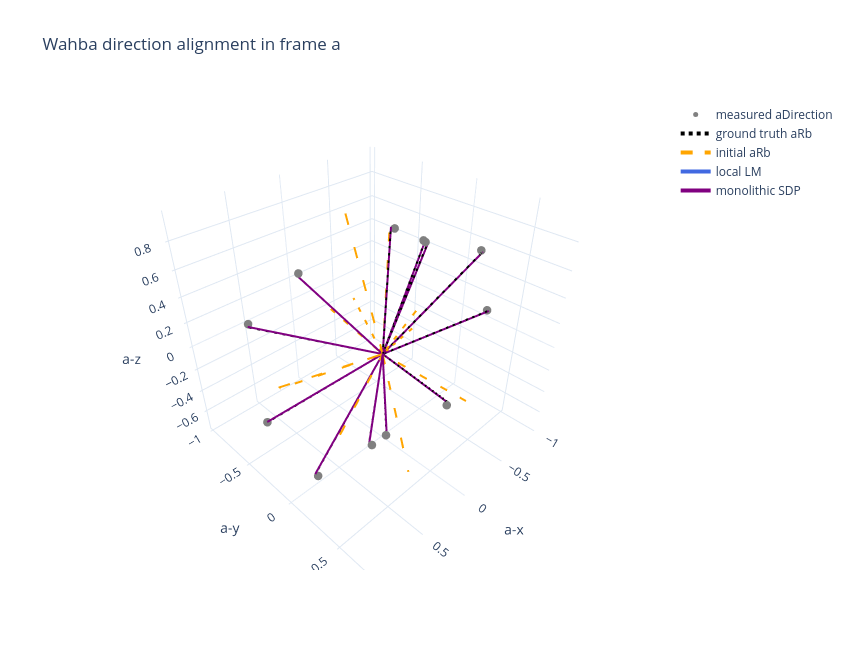

The cell this chart's notebook holds for it:
### Markdown cell above
## Compare objectives, errors, and aligned directions

A certificate is easiest to read as a lower-bound/upper-bound comparison. Each SDP objective is a lower bound because it minimizes over a relaxed feasible set. Evaluating a recovered `Rot3` in the original graph gives an upper bound because that rotation is feasible for the nonconvex problem. When the lifted block is rank one, the relaxation is tight, the lower and upper bounds agree up to numerical tolerance, and we can recover the globally optimal solution from the SDP relaxation. If the local solver returns an objective that agrees with the SDP objective, the local optimizer has reached the certified global solution for this model.

The 3D Plotly figure provides a geometric view. Gray markers are the noisy directions measured in frame $a$. Each line starts at the origin and ends at the prediction $R^a_b d^b$. The initial predictions are visibly displaced; the local and monolithic SDP predictions should overlap closely near the measurements and the generating directions.

Remember what is certified: the supplied three-dimensional chordal residuals and Gaussian weights. A factor built with `Unit3::errorVector`, or another spherical noise model, would define a different nonlinear objective and would not inherit this certificate.

### Code cell
summaries = {
    "initial": {
        "objective": initial_error,
        "feasible_error": initial_error,
        "rotation_error": initial_rotation_error,
    },
    "local LM": {
        "objective": local_error,
        "feasible_error": local_error,
        "rotation_error": local_rotation_error,
    },
    **sdp_results,
}
for name, summary in summaries.items():
    print(
        f"{name:15s}: objective={summary['objective']:.9f}, "
        f"feasible={summary['feasible_error']:.9f}, "
        f"rotation error={summary['rotation_error']:.3f} deg"
    )

if mosek_available:
    for name, summary in sdp_results.items():
        assert abs(summary["feasible_error"] - local_error) < 1e-5
        assert abs(summary["objective"] - local_error) < 1e-5

def predicted_aDirections(aRb):
    return np.vstack([
        aRb.rotate(bDirection).unitVector()
        for bDirection in bDirections
    ])

def direction_segments(directions):
    coordinates = [[], [], []]
    for direction in directions:
        for axis in range(3):
            coordinates[axis].extend([0.0, direction[axis], None])
    return coordinates

fig = go.Figure()
measured = np.vstack([
    direction.unitVector() for direction in measured_aDirections
])
fig.add_scatter3d(
    x=measured[:, 0], y=measured[:, 1], z=measured[:, 2],
    mode="markers", marker={"color": "gray", "size": 5},
    name="measured aDirection",
)
estimates = {
    "ground truth aRb": ground_truth_aRb,
    "initial aRb": initial_aRb,
    "local LM": local_aRb,
    **{name: result["aRb"] for name, result in sdp_results.items()},
}
styles = {
    "ground truth aRb": {"color": "black", "dash": "dot"},
    "initial aRb": {"color": "orange", "dash": "dash"},
    "local LM": {"color": "royalblue"},
    "monolithic SDP": {"color": "purple"},
}
for name, estimate_aRb in estimates.items():
    x, y, z = direction_segments(predicted_aDirections(estimate_aRb))
    fig.add_scatter3d(
        x=x, y=y, z=z, mode="lines",
        line={**styles[name], "width": 4}, name=name,
    )
fig.update_layout(
    title="Wahba direction alignment in frame a",
    template="plotly_white", width=850, height=650,
    scene={
        "xaxis_title": "a-x",
        "yaxis_title": "a-y",
        "zaxis_title": "a-z",
        "aspectmode": "cube",
    },
)
fig.show()

### Figure 1 — Plotly figure (JSON) as saved in the notebook; plotly's stock layout.template omitted (floating-point values rounded to 4 significant figures)
{"data": [{"marker": {"color": "gray", "size": 5}, "mode": "markers", "name": "measured aDirection", "type": "scatter3d", "x": [0.7242, 0.7707, 0.9089, -0.8093, -0.5858, -0.6615, 0.7334, -0.9619, -0.05018, 0.001045, 0.7922, -0.6584], "y": [-0.6418, 0.05824, -0.2978, -0.2874, 0.3628, 0.1689, 0.665, 0.2589, -0.9695, 0.3272, 0.607, -0.4611], "z": [0.2522, -0.6345, -0.2919, 0.5123, 0.7248, -0.7306, 0.1415, 0.08758, 0.2399, 0.9449, 0.06349, 0.5948]}, {"line": {"color": "black", "dash": "dot", "width": 4}, "mode": "lines", "name": "ground truth aRb", "type": "scatter3d", "x": [0, 0.7388, null, 0, 0.7806, null, 0, 0.9096, null, 0, -0.8194, null, 0, -0.5846, null, 0, -0.6836, null, 0, 0.7315, null, 0, -0.9551, null, 0, -0.05185, null, 0, -0.007088, null, 0, 0.8031, null, 0, -0.6324, null], "y": [0, -0.6303, null, 0, 0.04163, null, 0, -0.2961, null, 0, -0.2815, null, 0, 0.3759, null, 0, 0.1555, null, 0, 0.6677, null, 0, 0.2803, null, 0, -0.9769, null, 0, 0.3383, null, 0, 0.5928, null, 0, -0.4781, null], "z": [0, 0.2385, null, 0, -0.6237, null, 0, -0.2916, null, 0, 0.4994, null, 0, 0.719, null, 0, -0.7131, null, 0, 0.1384, null, 0, 0.09612, null, 0, 0.2075, null, 0, 0.941, null, 0, 0.0603, null, 0, 0.6095, null]}, {"line": {"color": "orange", "dash": "dash", "width": 4}, "mode": "lines", "name": "initial aRb", "type": "scatter3d", "x": [0, 0.9633, null, 0, 0.6296, null, 0, 0.9231, null, 0, -0.5512, null, 0, -0.66, null, 0, -0.7039, null, 0, 0.3145, null, 0, -0.9639, null, 0, 0.4445, null, 0, -0.129, null, 0, 0.4099, null, 0, -0.287, null], "y": [0, -0.2684, null, 0, 0.7631, null, 0, 0.3731, null, 0, -0.8274, null, 0, -0.5161, null, 0, 0.3551, null, 0, 0.5589, null, 0, -0.2577, null, 0, -0.7395, null, 0, -0.4861, null, 0, 0.5981, null, 0, -0.953, null], "z": [0, -0.000377, null, 0, -0.146, null, 0, -0.09324, null, 0, -0.1074, null, 0, 0.546, null, 0, -0.6152, null, 0, 0.7673, null, 0, -0.06657, null, 0, -0.5056, null, 0, 0.8643, null, 0, 0.6887, null, 0, -0.09717, null]}, {"line": {"color": "royalblue", "width": 4}, "mode": "lines", "name": "local LM", "type": "scatter3d", "x": [0, 0.7386, null, 0, 0.7831, null, 0, 0.9111, null, 0, -0.8211, null, 0, -0.588, null, 0, -0.6808, null, 0, 0.7301, null, 0, -0.9558, null, 0, -0.05156, null, 0, -0.01139, null, 0, 0.8021, null, 0, -0.6344, null], "y": [0, -0.6293, null, 0, 0.04226, null, 0, -0.2951, null, 0, -0.2823, null, 0, 0.3756, null, 0, 0.1543, null, 0, 0.6686, null, 0, 0.2792, null, 0, -0.9768, null, 0, 0.3388, null, 0, 0.5938, null, 0, -0.4785, null], "z": [0, 0.2418, null, 0, -0.6204, null, 0, -0.2877, null, 0, 0.4961, null, 0, 0.7164, null, 0, -0.716, null, 0, 0.1411, null, 0, 0.09202, null, 0, 0.2078, null, 0, 0.9408, null, 0, 0.06335, null, 0, 0.6071, null]}, {"line": {"color": "purple", "width": 4}, "mode": "lines", "name": "monolithic SDP", "type": "scatter3d", "x": [0, 0.7386, null, 0, 0.7831, null, 0, 0.9111, null, 0, -0.8211, null, 0, -0.588, null, 0, -0.6808, null, 0, 0.7301, null, 0, -0.9558, null, 0, -0.05156, null, 0, -0.01139, null, 0, 0.8021, null, 0, -0.6344, null], "y": [0, -0.6293, null, 0, 0.04226, null, 0, -0.2951, null, 0, -0.2823, null, 0, 0.3756, null, 0, 0.1543, null, 0, 0.6686, null, 0, 0.2792, null, 0, -0.9768, null, 0, 0.3388, null, 0, 0.5938, null, 0, -0.4785, null], "z": [0, 0.2418, null, 0, -0.6204, null, 0, -0.2877, null, 0, 0.4961, null, 0, 0.7164, null, 0, -0.716, null, 0, 0.1411, null, 0, 0.09202, null, 0, 0.2078, null, 0, 0.9408, null, 0, 0.06335, null, 0, 0.6071, null]}], "layout": {"height": 650, "scene": {"aspectmode": "cube", "xaxis": {"title": {"text": "a-x"}}, "yaxis": {"title": {"text": "a-y"}}, "zaxis": {"title": {"text": "a-z"}}}, "title": {"text": "Wahba direction alignment in frame a"}, "width": 850}}
